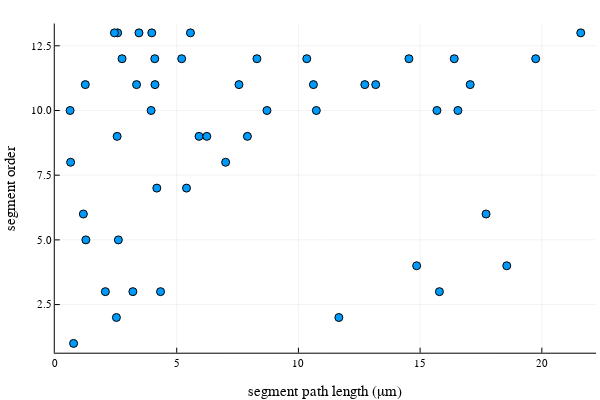

Notebook code cell kept with this figure:
### Code cell
segmentPathLengthList = Neurons.get_segment_path_length_list( neuron )
@time segmentOrderList = Neurons.get_segment_order_list( neuron )
plot( segmentPathLengthList./1000, segmentOrderList, line=[:scatter], leg=false, 
    xlabel="segment path length (\u03BCm)",
    ylabel="segment order")

### Figure 1 — Plotly figure (JSON) as saved in the notebook; plotly's stock layout.template omitted (floating-point values rounded to 4 significant figures)
{"data": [{"colorbar": {"title": ""}, "legendgroup": "y1", "marker": {"color": "rgba(0, 154, 250, 1.000)", "line": {"color": "rgba(0, 0, 0, 1.000)", "width": 1}, "size": 8, "symbol": "circle"}, "mode": "markers", "name": "y1", "showlegend": true, "type": "scatter", "x": [0.7627, 2.522, 3.199, 2.069, 18.56, 1.268, 17.71, 1.164, 4.183, 7.01, 5.916, 15.69, 7.558, 12.73, 10.34, 5.204, 16.55, 7.904, 0.6409, 6.237, 10.74, 8.708, 4.108, 14.54, 19.75, 2.572, 2.441, 1.245, 8.295, 2.754, 3.975, 21.6, 2.552, 3.948, 3.35, 17.06, 0.6194, 10.62, 13.17, 4.098, 5.565, 3.45, 16.4, 5.402, 2.604, 14.86, 11.66, 4.336, 15.79], "xaxis": "x1", "y": [1, 2, 3, 3, 4, 5, 6, 6, 7, 8, 9, 10, 11, 11, 12, 12, 10, 9, 8, 9, 10, 10, 11, 12, 12, 13, 13, 11, 12, 12, 13, 13, 9, 10, 11, 11, 10, 11, 11, 12, 13, 13, 12, 7, 5, 4, 2, 3, 3], "yaxis": "y1", "zmax": null, "zmin": null}], "layout": {"annotations": [], "height": 400, "margin": {"b": 20, "l": 0, "r": 0, "t": 20}, "paper_bgcolor": "rgba(255, 255, 255, 1.000)", "plot_bgcolor": "rgba(255, 255, 255, 1.000)", "showlegend": false, "width": 600, "xaxis": {"anchor": "y1", "domain": [0.09128, 0.9934], "gridcolor": "rgba(0, 0, 0, 0.100)", "gridwidth": 0.5, "linecolor": "rgba(0, 0, 0, 1.000)", "mirror": false, "range": [-0.01002, 22.23], "showgrid": true, "showline": true, "showticklabels": true, "tickangle": 0, "tickcolor": "rgb(0, 0, 0)", "tickfont": {"color": "rgba(0, 0, 0, 1.000)", "family": "sans-serif", "size": 11}, "tickmode": "array", "ticks": "inside", "ticktext": ["0", "5", "10", "15", "20"], "tickvals": [0, 5, 10, 15, 20], "title": "segment path length (μm)", "titlefont": {"color": "rgba(0, 0, 0, 1.000)", "family": "sans-serif", "size": 15}, "type": "-", "visible": true, "zeroline": false, "zerolinecolor": "rgba(0, 0, 0, 1.000)"}, "yaxis": {"anchor": "x1", "domain": [0.07581, 0.9902], "gridcolor": "rgba(0, 0, 0, 0.100)", "gridwidth": 0.5, "linecolor": "rgba(0, 0, 0, 1.000)", "mirror": false, "range": [0.64, 13.36], "showgrid": true, "showline": true, "showticklabels": true, "tickangle": 0, "tickcolor": "rgb(0, 0, 0)", "tickfont": {"color": "rgba(0, 0, 0, 1.000)", "family": "sans-serif", "size": 11}, "tickmode": "array", "ticks": "inside", "ticktext": ["2.5", "5.0", "7.5", "10.0", "12.5"], "tickvals": [2.5, 5, 7.5, 10, 12.5], "title": "segment order", "titlefont": {"color": "rgba(0, 0, 0, 1.000)", "family": "sans-serif", "size": 15}, "type": "-", "visible": true, "zeroline": false, "zerolinecolor": "rgba(0, 0, 0, 1.000)"}}}
